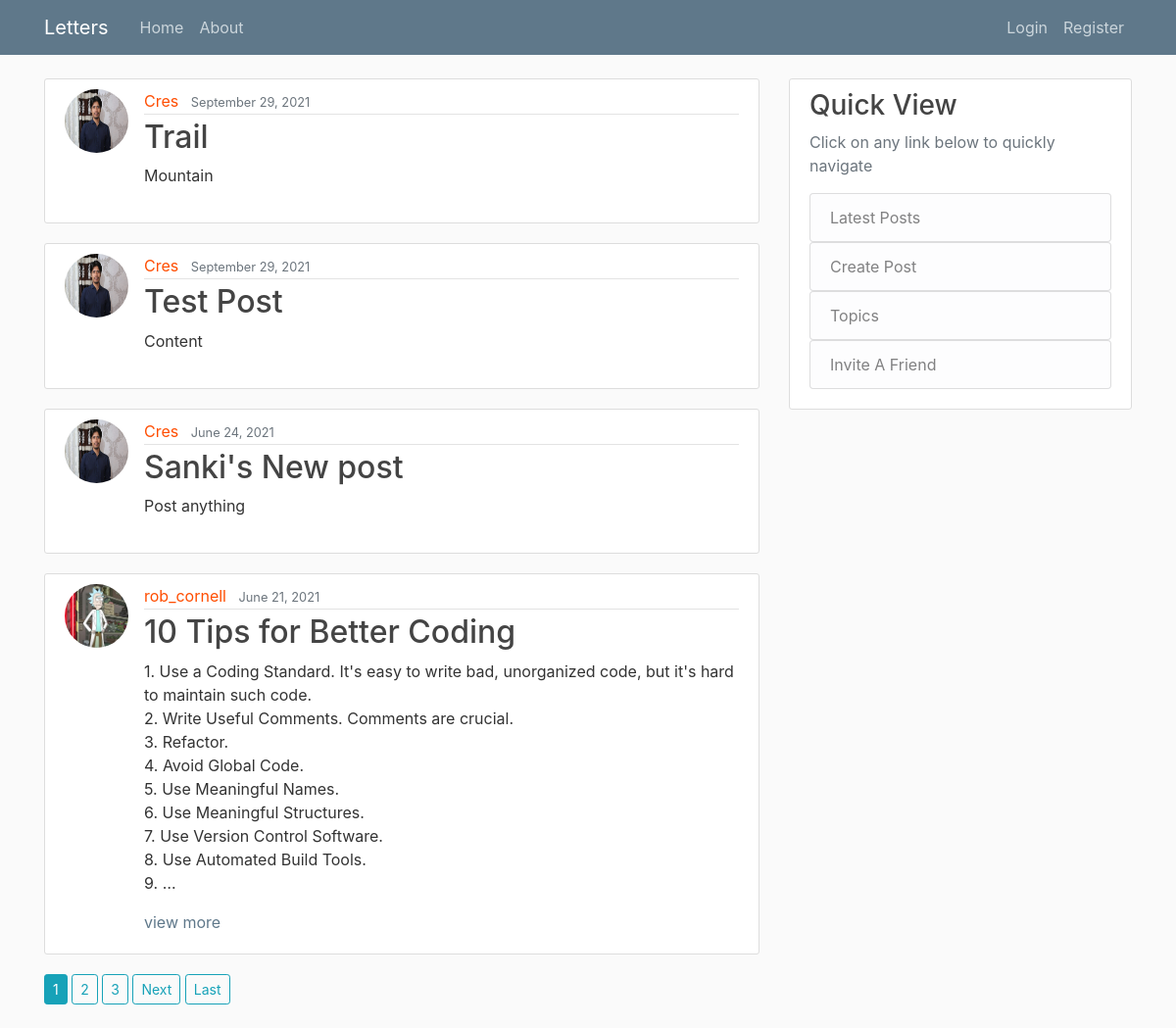
/, run on an earlier commit of the app's database.
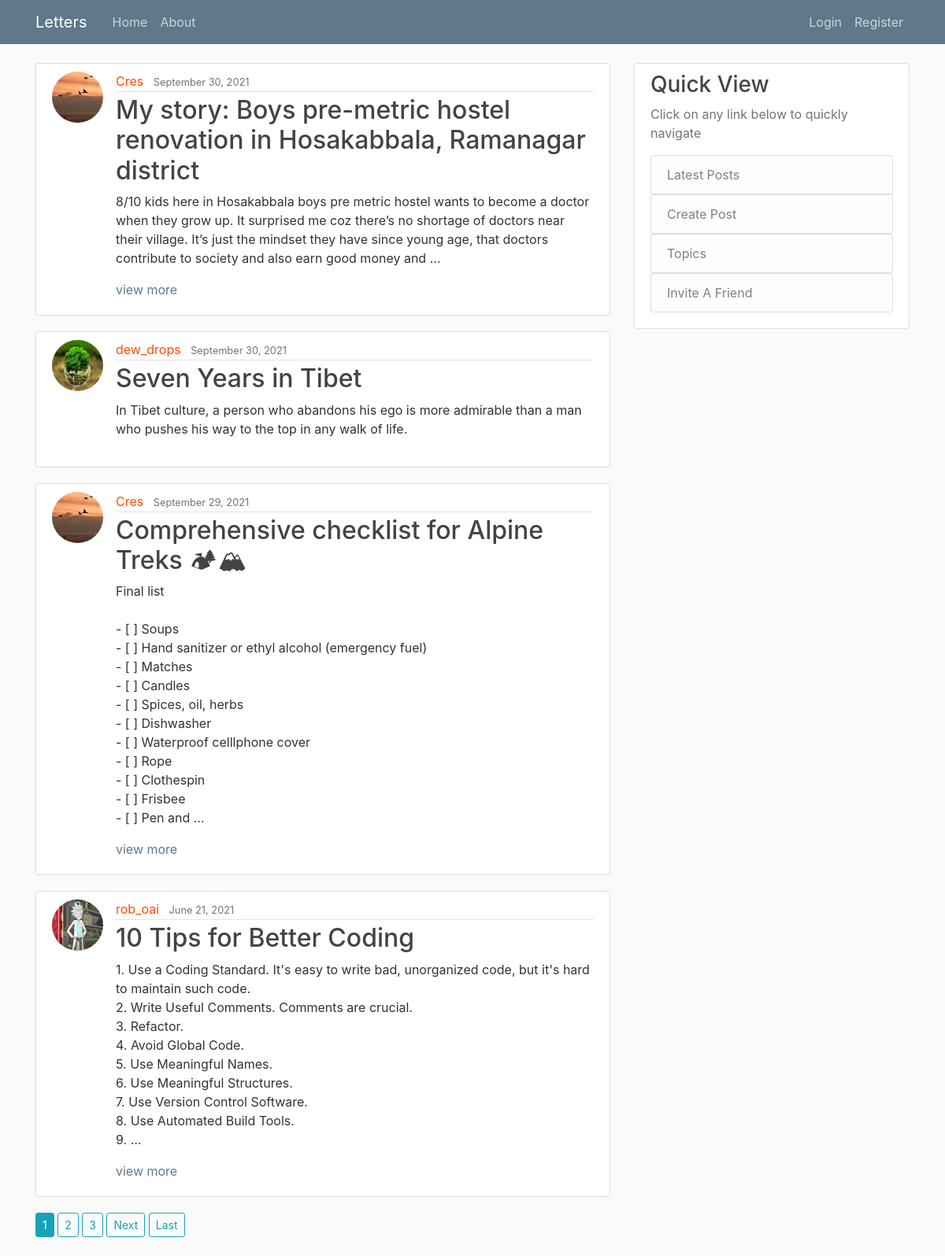
And on a later commit of the database.
### blog/models.py (models this page shows, shortened)
class Post(models.Model):
    title = models.CharField(max_length=100)
    content = models.TextField()
    date_posted = models.DateTimeField(default=timezone.now)
    author = models.ForeignKey(User, on_delete=models.CASCADE)

### users/models.py (models this page shows, shortened)
class Profile(models.Model):
    user = models.OneToOneField(User, on_delete=models.CASCADE)
    image = models.ImageField(default='default.jpg', upload_to='profile_pics')
    dob = models.CharField(default='', max_length=10, null=True)
    first_name = models.TextField(default='')
    last_name = models.TextField(default='')

### blog/views.py (the view)
# urls.py: path('', PostListView.as_view(), name='blog-home'),
class PostListView(ListView):
    model = Post
    template_name = 'blog/home.html'  # <app>/<model>_<view_type>.html
    context_object_name = 'posts'
    ordering = ['-date_posted']
    paginate_by = 4

### blog/templates/blog/home.html (shortened to what this page needs)
{% extends "blog/base.html" %}
{% block content %}
    {% for post in posts %}
        <article class="media content-section">
            <a href="{% url 'profile' %}"><img class="rounded-circle article-img" src="{{ post.author.profile.image.url }}"></a>
          <div class="media-body">
            <div class="article-metadata">
              <a class="mr-2" href="{% url 'user-posts' post.author.username %}">{{ post.author }}</a>
              <small class="text-muted">{{ post.date_posted|date:"F d, Y" }}</small>
            </div>
            <h2><a class="article-title" href="{% url 'post-detail' post.id %}">{{ post.title }}</a></h2>
              {% with post.content|length as string_length %}
                {% if string_length >= 200 %}
                    <p class="article-content">{{ post.content|linebreaksbr|truncatewords:50}}</p>
                    <a class="view-more" href="{% url 'post-detail' post.id %}">view more</a>
                {% else %}
                    <p class="article-content">{{ post.content }}</p>
                {% endif %}
              {% endwith %}
          </div>
        </article>
    {% endfor %}
    {% if is_paginated %}
        {% for num in page_obj.paginator.page_range %}
            {% if page_obj.number == num %}
                <a href="?page={{ num }}" class="btn btn-sm btn-info mb-4">{{ num }}</a>
            {% elif num > page_obj.number|add:-3 and num < page_obj.number|add:3 %}
                <a href="?page={{ num }}" class="btn btn-sm btn-outline-info mb-4">{{ num }}</a>
            {% endif %}
        {% endfor %}
        {% if page_obj.has_next %}
            <a href="?page={{ page_obj.next_page_number }}" class="btn btn-sm btn-outline-info mb-4">Next</a>
            <a href="?page={{ page_obj.paginator.num_pages }}" class="btn btn-sm btn-outline-info mb-4">Last</a>
        {% endif %}
    {% endif %}
{% endblock content %}

### blog/templates/blog/base.html (shortened to what this page needs)
{% load static %}
<!DOCTYPE html>
<html>
<head>
    <link rel="stylesheet" href="https://maxcdn.bootstrapcdn.com/bootstrap/4.0.0/css/bootstrap.min.css">
    <link rel="stylesheet" type="text/css" href="{% static 'blog/main.css' %}">
</head>
<body>
    <header class="site-header">
      <nav class="navbar navbar-expand-md navbar-dark bg-steel fixed-top">
        <div class="container">
          <a class="navbar-brand mr-4" href="{% url 'blog-home' %}">Letters</a>
          <div class="collapse navbar-collapse" id="navbarToggle">
            <div class="navbar-nav mr-auto">
              <a class="nav-item nav-link" href="{% url 'blog-home' %}">Home</a>
              <a class="nav-item nav-link" href="{% url 'blog-about' %}">About</a>
            </div>
            <div class="navbar-nav">
              {% if user.is_authenticated %}
                <a class="nav-item nav-link" href="{% url 'post-create' %}">New Post</a>
                <a class="nav-item nav-link" href="{% url 'profile' %}">Profile</a>
                <a class="nav-item nav-link" href="{% url 'logout' %}">Logout</a>
              {% else %}
                <a class="nav-item nav-link" href="{% url 'login' %}">Login</a>
                <a class="nav-item nav-link" href="{% url 'register' %}">Register</a>
              {% endif %}
            </div>
          </div>
        </div>
      </nav>
    </header>
    <main role="main" class="container">
      <div class="row">
        <div class="col-md-8">
          {% block content %}{% endblock %}
        </div>
        <div class="col-md-4">
          <div class="content-section">
            <h3>Quick View</h3>
              <p class='text-muted'>Click on any link below to quickly navigate</p>
              <ul class="list-group">
                  <a href="{% url 'blog-home' %}"><li class="list-group-item list-group-item-light">Latest Posts</li></a>
                  {% if user.is_authenticated %}
                    <a href="{% url 'post-create' %}"><li class="list-group-item list-group-item-light">Create Post</li></a>
                    <a href="#"><li class="list-group-item list-group-item-light">Topics</li></a>
                    <a href="#"><li class="list-group-item list-group-item-light">Invite A Friend</li></a>
                  {% else %}
                    <a href="{% url 'register' %}"><li class="list-group-item list-group-item-light">Create Post</li></a>
                    <a href="{% url 'register' %}"><li class="list-group-item list-group-item-light">Topics</li></a>
                    <a href="{% url 'register' %}"><li class="list-group-item list-group-item-light">Invite A Friend</li></a>
                  {% endif %}
              </ul>
          </div>
        </div>
      </div>
    </main>
</body>
</html>

### blog/static/blog/main.css (style rules this page uses)
body { background: #fafafa; color: #333333; margin-top: 5rem; }
h1, h2, h3, h4, h5, h6 { color: #444444; }
ul { margin: 0; }
.bg-steel { background-color: #5f788a; }
.site-header .navbar-nav .nav-link { color: #cbd5db; }
.content-section { background: #ffffff; padding: 10px 20px 20px 20px; border: 1px solid #dddddd; border-radius: 3px; margin-bottom: 20px; }
.article-title { color: #444444; }
a.view-more { color: #5f788a; text-decoration: none; }
.article-content { white-space: pre-line; }
.article-img { height: 65px; width: 65px; margin-right: 16px; }
.article-metadata { padding-bottom: 1px; margin-bottom: 4px; border-bottom: 1px solid #e3e3e3 }
.article-metadata > a { color: #FF4D00; }

What changed in the data, as far as the page shows it:
removed Post: author.profile.image (picture), author "Cres", date_posted "September 29, 2021", title "Test Post", content "Content"
removed Post: author.profile.image (picture), author "Cres", date_posted "June 24, 2021", title "Sanki's New post", content "Post anything"
added Post: author.profile.image (picture), author "Cres", date_posted "September 30, 2021", title "My story: Boys pre-metric hostel renovation in Hosakabbala, Ramanagar district", content "8/10 kids here in Hosakabbala boys pre metric hostel wants to become a doctor when they grow up. It surprised me coz there’s no shortage of doctors near their village. It’s just the mindset they have since young age, that doctors contribute to society and also earn good money and …"
added Post: author.profile.image (picture), author "dew_drops", date_posted "September 30, 2021", title "Seven Years in Tibet", content "In Tibet culture, a person who abandons his ego is more admirable than a man who pushes his way to the top in any walk of life."
changed Post: author.profile.image: a different picture; title "Trail" → "Comprehensive checklist for Alpine Treks 🏕🏔"; content "Mountain" → "Final list - [ ] Soups - [ ] Hand sanitizer or ethyl alcohol (emergency fuel) - [ ] Matches - [ ] Candles - [ ] Spices, oil, herbs - [ ] Dishwasher - [ ] Waterproof celllphone cover - [ ] Rope - [ ] Clothespin - [ ] Frisbee - [ ] Pen and …"
changed through a linked row, Post "10 Tips for Better Coding": author "rob_cornell" → "rob_oai"
